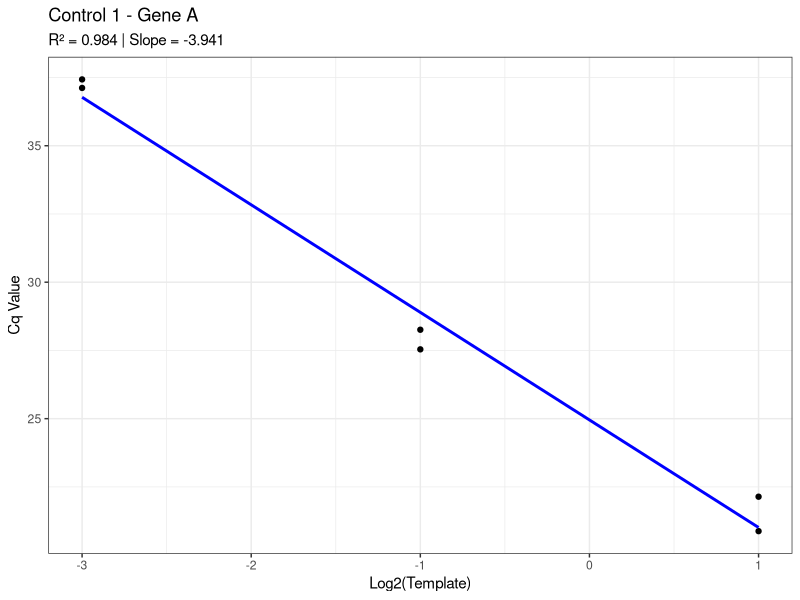
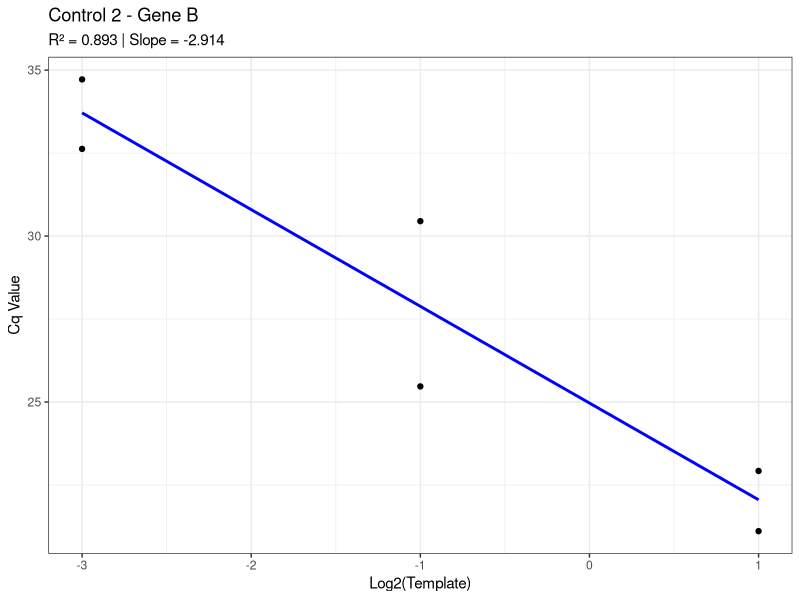
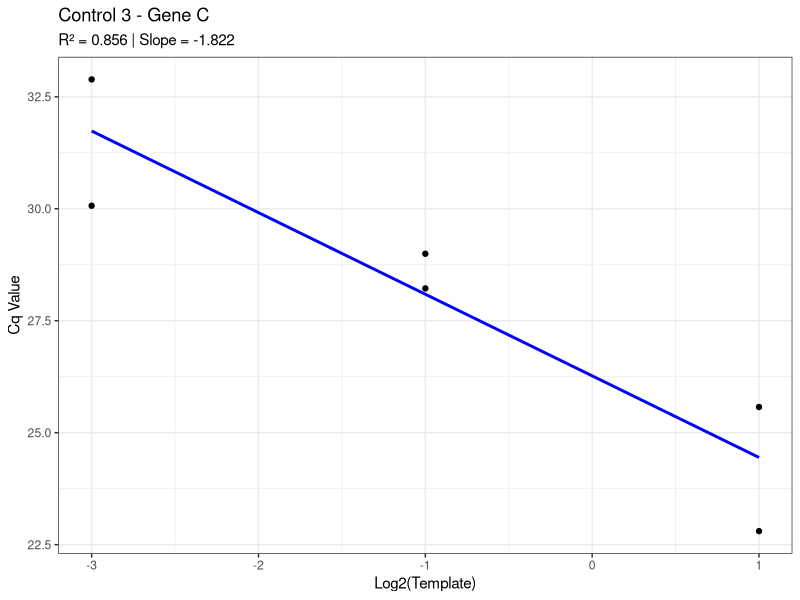
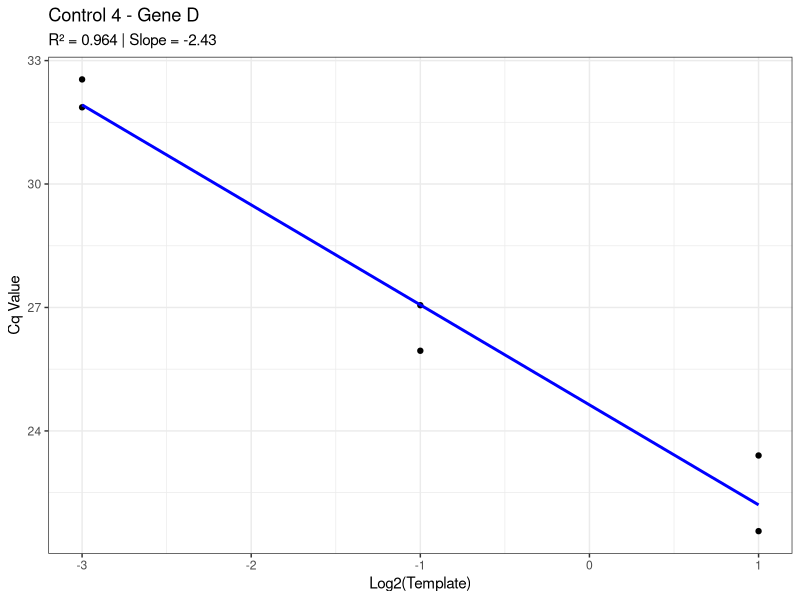
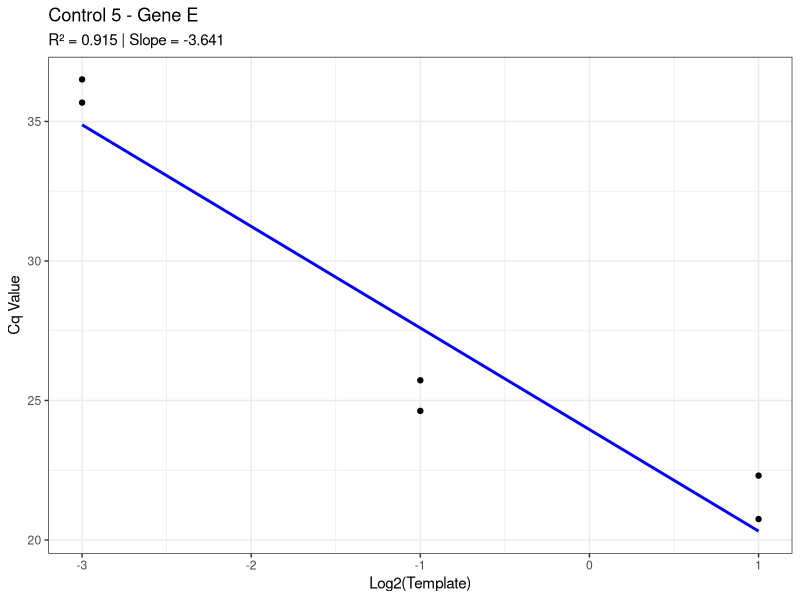
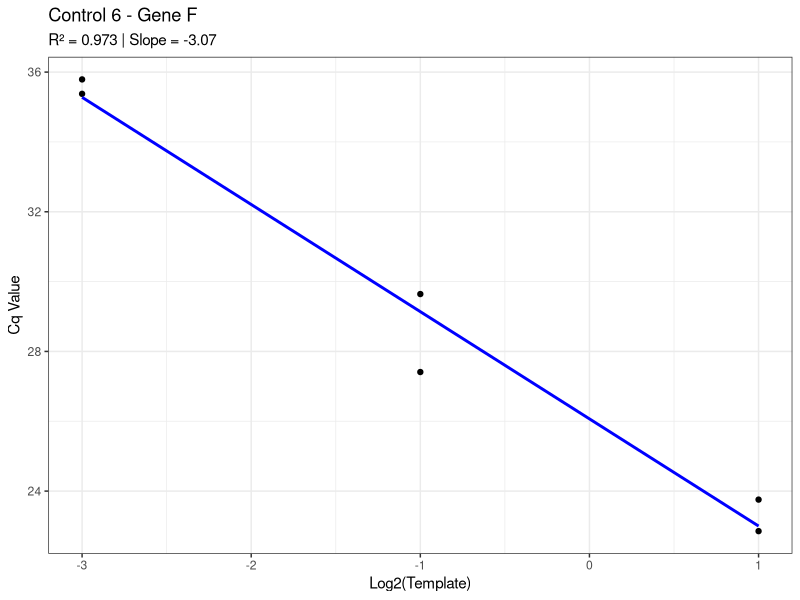
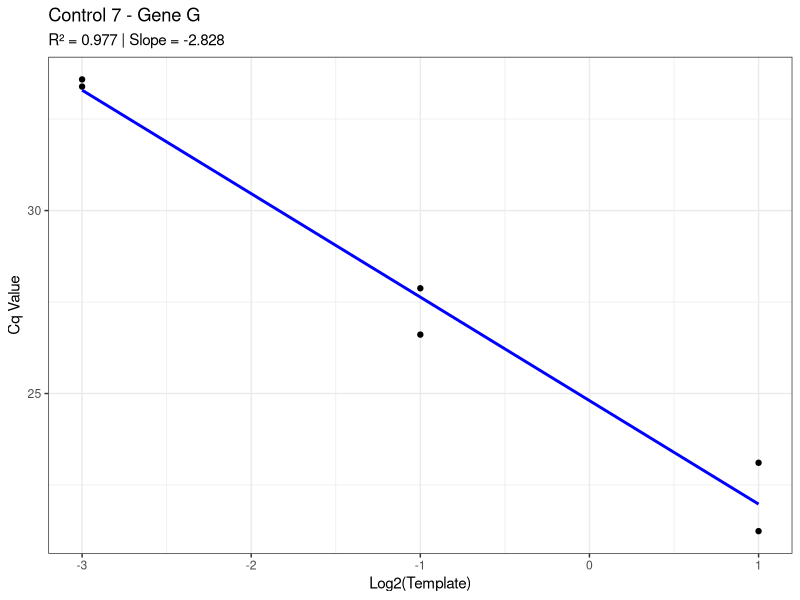
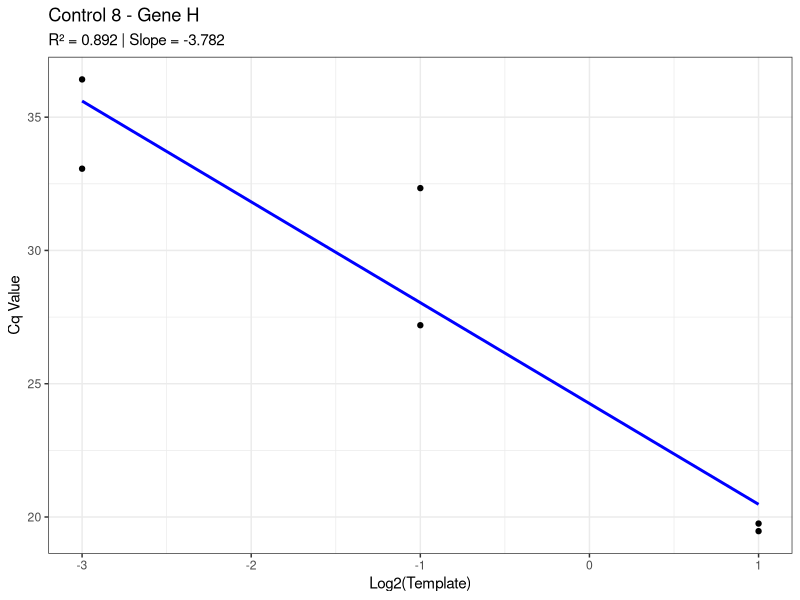

Generate these figures, in order, with R:
## ---- chunk 1
knitr::opts_chunk$set(echo = TRUE)
## ---- chunk 2

# Load required libraries
library(ggplot2)
library(dplyr)
library(tidyr)
library(gridExtra)

# Set working directory to where the data is located
setwd("~/Desktop/Universal Folder/Data Analysis Projects/Cell Biology/Endogenous Control Gene Comparison")

# Example data (replace with your actual dataset)
# This example data simulates a senario with 12 controls, 12 genes, and 6 replicates per control-gene combination.
set.seed(123)
data <- data.frame(
  Control = rep(paste("Control", 1:12), each = 6),
  Gene = rep(paste("Gene", LETTERS[1:12]), each = 6),
  Replicate = rep(c(1, 2), times = 36),
  Template = rep(c(2, 0.5, 0.125), times = 24), # Example template volumes that correspond to different dilutions
  Cq = rnorm(72, mean = 25, sd = 2) - log2(rep(c(2, 0.5, 0.125), times = 24)) * 3
)

# Prepare data for plotting and regression
data <- data %>% mutate(LogTemplate = log2(Template)) # Use log2()

# Perform linear regression and calculate R², slope, standard deviation, and average Cq for specific Template values
regression_results <- data %>%
  group_by(Control, Gene) %>%
  summarize(
    lm_model = list(lm(Cq ~ LogTemplate, data = cur_data())), # Linear model
    Average_Cq = mean(Cq), # Calculate overall average Cq
    Std_Dev_Cq_Template_2 = sd(Cq[Template == 2], na.rm = TRUE), # Calculate standard deviation of Cq where Template = 2
    Std_Dev_Cq_Template_0_5 = sd(Cq[Template == 0.5], na.rm = TRUE), # Calculate standard deviation of Cq where Template = 0.5
    Std_Dev_Cq_Template_0_125 = sd(Cq[Template == 0.125], na.rm = TRUE), # Calculate standard deviation of Cq where Template = 0.125
    Avg_Cq_Template_2 = mean(Cq[Template == 2], na.rm = TRUE), # Average Cq where Template = 2
    Avg_Cq_Template_0_5 = mean(Cq[Template == 0.5], na.rm = TRUE), # Average Cq where Template = 0.5
    Avg_Cq_Template_0_125 = mean(Cq[Template == 0.125], na.rm = TRUE), # Average Cq where Template = 0.125
    .groups = "drop"
  ) %>%
  mutate(
    R_squared = sapply(lm_model, function(model) summary(model)$r.squared), # Extract R²
    Slope = sapply(lm_model, function(model) coef(model)["LogTemplate"]), # Extract slope
    Control_Number = as.numeric(gsub(".*\\s", "", Control)) # Extract numeric part of Control
  )

# Extract table with required values and sort by Control_Number
r2_table <- regression_results %>%
  select(
    Control, Gene, R_squared, Slope, Average_Cq, 
    Avg_Cq_Template_2, Avg_Cq_Template_0_5, Avg_Cq_Template_0_125, Std_Dev_Cq_Template_2, Std_Dev_Cq_Template_0_5, Std_Dev_Cq_Template_0_125, Control_Number
  ) %>%
  arrange(Control_Number) %>%
  select(-Control_Number) # Remove the temporary sorting column

# Save the table as a CSV file
write.csv(r2_table, "r2_table.csv", row.names = FALSE)

# Create plots for each control
plots <- lapply(unique(data$Control), function(control) {
  control_data <- data %>% filter(Control == control)
  gene_name <- unique(control_data$Gene)
  model <- lm(Cq ~ LogTemplate, data = control_data)
  r_squared <- summary(model)$r.squared
  slope <- coef(model)["LogTemplate"]
  
  ggplot(control_data, aes(x = LogTemplate, y = Cq)) +
    geom_point() +
    geom_smooth(method = "lm", se = FALSE, color = "blue") +
    labs(
      title = paste(control, "-", gene_name),
      subtitle = paste("R² =", round(r_squared, 3), "| Slope =", round(slope, 3)),
      x = "Log2(Template)",
      y = "Cq Value"
    ) +
    theme_bw()
})

# Save plots and display R² table
for (i in seq_along(plots)) {
  ggsave(filename = paste0("Plot_", unique(data$Control)[i], ".png"), plot = plots[[i]])
}

# Arrange all plots in a grid layout
pdf("All_Plots.pdf", width = 11, height = 8.5) # Landscape layout
gridExtra::marrangeGrob(grobs = plots, nrow = 3, ncol = 2) %>% 
  print()
dev.off()

# Save all plots in a multi-page PDF
multi_page_plot <- marrangeGrob(grobs = plots, nrow = 3, ncol = 2, top = "Endogenous Control Gene Comparison Plots")
ggsave("All_Plots.pdf", multi_page_plot, width = 11, height = 8.5)

# Print the R² table
print(r2_table)
